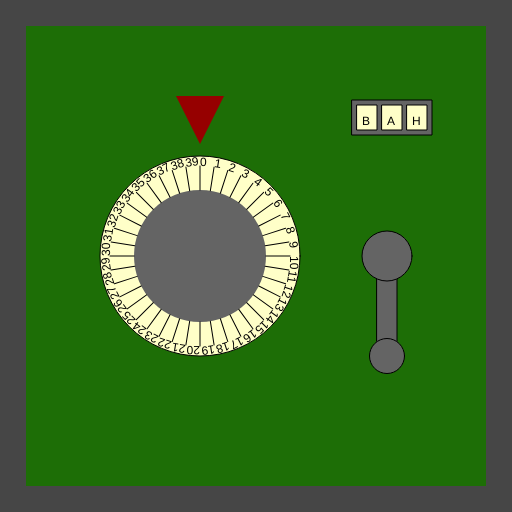
Frame 1 (no input)
Frame 60 (no input): identical to frame 1, image omitted
Frame 120 (the mouse pressed at the canvas centre since frame 60): identical to frame 1, image omitted

The p5.js sketch that drew this single still picture (run headless with seeded random() and noise() and a simulated clock; from frame 60 on, the mouse is pressed at the canvas centre):

// p5.js sketch
// ── sketch.js
/*

Officer: 3977425
CaseNum: 303-1-96769905-3977425

Case 303 - The Case of the Crooked Attorney
Stage 2 - Torvalds' House

This safe is in Torvalds’ home study. Be careful. If you get caught, I don’t know you !

Crack this safe by doing the following:

	When any key is pressed:
	- Decrement secure_safe_code_0 by 2

	When any key is released:
	- Increment secure_safe_code_1 by 3

	When the mouse button is released:
	- Make secure_safe_code_2 equal to the string "KIJ"

	Whilst the mouse is moving:
	- Make secure_safe_code_2 equal to the string "BAH"



This time you'll need to create the relevant event handlers yourself.

There are many possible ways of investigating this case, but you
should use ONLY the following commands:

	- The assignment operator aka. the equals sign !
	- Incrementing +=
	- Decrementing -=

*/

//declare the variables

var secure_safe_code_0;
var secure_safe_code_1;
var secure_safe_code_2;


function preload()
{
	//IMAGES WILL BE LOADED HERE

}

function setup()
{
	createCanvas(512,512);

	//initialise the variables
	secure_safe_code_0 = 0;
	secure_safe_code_1 = 0;
	secure_safe_code_2 = "";

}

///////////////////EVENT HANDLERS///////////////////

//Create event handlers here to open the safe ...
function keyPressed(){
	secure_safe_code_0 -= 2;
}

function keyReleased(){
	secure_safe_code_1 += 3;
}

function mouseReleased(){
	secure_safe_code_2 = "KIJ";
}

function mouseMoved(){
	secure_safe_code_2 = "BAH";
}


///////////////DO NOT CHANGE CODE BELOW THIS POINT///////////////////

function draw()
{

	//Draw the safe door
	background(70);
	noStroke();
	fill(29,110,6);
	rect(26,26,width-52,width-52);

	//Draw the combination dial
	push();
	translate(200,height/2);
	drawDial(200, secure_safe_code_0, 40);
	pop();

	//Draw the lever
	push();
	translate(width - 125,256);
	drawLever(secure_safe_code_1);
	pop();

	//Draw the spinner
	push();
	translate(width - 120,100);
	drawSpinner(3, secure_safe_code_2);
	pop();

}

function drawDial(diameter,num,maxNum)
{
	//the combination lock

	var r = diameter * 0.5;
	var p = r * 0.6;

	stroke(0);
	fill(255,255,200);
	ellipse(0,0,diameter,diameter);
	fill(100);
	noStroke();
	ellipse(0,0,diameter*0.66,diameter*0.66);
	fill(150,0,0);
	triangle(
		-p * 0.4,-r-p,
		p * 0.4,-r-p,
		0,-r-p/5
	);

	noStroke();

	push();
	var inc = 360/maxNum;

	rotate(radians(-num * inc));
	for(var i = 0; i < maxNum; i++)
	{
		push();
		rotate(radians(i * inc));
		stroke(0);
		line(0,-r*0.66,0,-(r-10));
		noStroke();
		fill(0);
		text(i,0,-(r-10));
		pop();
	}

	pop();
}

function drawLever(rot)
{
	push();
	rotate(radians(-rot))
	stroke(0);
	fill(100);
	rect(-10,0,20,100);
	ellipse(0,0,50,50);
	ellipse(0,100,35,35);
	pop();
}

function drawSpinner(numSpinners, val)
{
	var sw = 20;
	var ow = (sw + 5) * numSpinners + 5;
	stroke(0);
	fill(100);
	rect(-ow/2,0,ow,35);
	if(typeof(val) == "number")
	{
		val = floor(val).toString(); //convert to string
	}


	for(var d = numSpinners - val.length; d > 0; d--)
	{
		val = "-" + val;
	}

	for(var i = 0; i < numSpinners; i++)
	{
		stroke(0);
		fill(255,255,200);
		rect(-ow/2 + i * (sw + 5) + 5,5,20,25);
		fill(0);
		noStroke();
		text(val[i],-ow/2 + sw/2 + i * (sw +5),25);
	}

}
